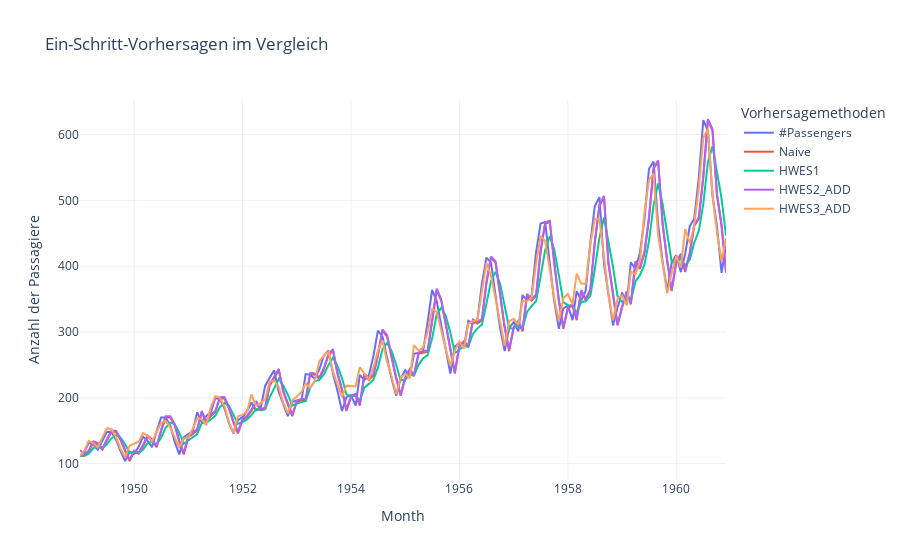

Notebook cell for this chart:
### Code cell
import plotly.express as px

fig = px.line(airline, x=airline.index, y=['#Passengers', 'Naive', 'HWES1', 'HWES2_ADD', 'HWES3_ADD'],
              labels={'value': 'Passenger Count', 'variable': 'Method'},
              title='Ein-Schritt-Vorhersagen im Vergleich')

fig.update_layout(xaxis_title='Month', yaxis_title='Anzahl der Passagiere', legend_title='Vorhersagemethoden', template='plotly_white')
fig.show()

### Figure 1 — Plotly figure (JSON) as saved in the notebook; plotly's stock layout.template omitted (floating-point values rounded to 4 significant figures; data arrays with more than 128 entries replaced by an {"elided": "..."} marker saying what was removed)
{"data": [{"hovertemplate": "Method=#Passengers<br>Month=%{x}<br>Passenger Count=%{y}<extra></extra>", "legendgroup": "#Passengers", "line": {"color": "#636efa", "dash": "solid"}, "marker": {"symbol": "circle"}, "mode": "lines", "name": "#Passengers", "orientation": "v", "showlegend": true, "type": "scatter", "x": {"elided": "144 str values"}, "xaxis": "x", "y": {"elided": "144 int values"}, "yaxis": "y"}, {"hovertemplate": "Method=Naive<br>Month=%{x}<br>Passenger Count=%{y}<extra></extra>", "legendgroup": "Naive", "line": {"color": "#EF553B", "dash": "solid"}, "marker": {"symbol": "circle"}, "mode": "lines", "name": "Naive", "orientation": "v", "showlegend": true, "type": "scatter", "x": {"elided": "144 str values"}, "xaxis": "x", "y": {"elided": "144 int values"}, "yaxis": "y"}, {"hovertemplate": "Method=HWES1<br>Month=%{x}<br>Passenger Count=%{y}<extra></extra>", "legendgroup": "HWES1", "line": {"color": "#00cc96", "dash": "solid"}, "marker": {"symbol": "circle"}, "mode": "lines", "name": "HWES1", "orientation": "v", "showlegend": true, "type": "scatter", "x": {"elided": "144 str values"}, "xaxis": "x", "y": {"elided": "144 float values"}, "yaxis": "y"}, {"hovertemplate": "Method=HWES2_ADD<br>Month=%{x}<br>Passenger Count=%{y}<extra></extra>", "legendgroup": "HWES2_ADD", "line": {"color": "#ab63fa", "dash": "solid"}, "marker": {"symbol": "circle"}, "mode": "lines", "name": "HWES2_ADD", "orientation": "v", "showlegend": true, "type": "scatter", "x": {"elided": "144 str values"}, "xaxis": "x", "y": {"elided": "144 float values"}, "yaxis": "y"}, {"hovertemplate": "Method=HWES3_ADD<br>Month=%{x}<br>Passenger Count=%{y}<extra></extra>", "legendgroup": "HWES3_ADD", "line": {"color": "#FFA15A", "dash": "solid"}, "marker": {"symbol": "circle"}, "mode": "lines", "name": "HWES3_ADD", "orientation": "v", "showlegend": true, "type": "scatter", "x": {"elided": "144 str values"}, "xaxis": "x", "y": {"elided": "144 float values"}, "yaxis": "y"}], "layout": {"legend": {"title": {"text": "Vorhersagemethoden"}, "tracegroupgap": 0}, "title": {"text": "Ein-Schritt-Vorhersagen im Vergleich"}, "xaxis": {"anchor": "y", "domain": [0, 1], "title": {"text": "Month"}}, "yaxis": {"anchor": "x", "domain": [0, 1], "title": {"text": "Anzahl der Passagiere"}}}}
